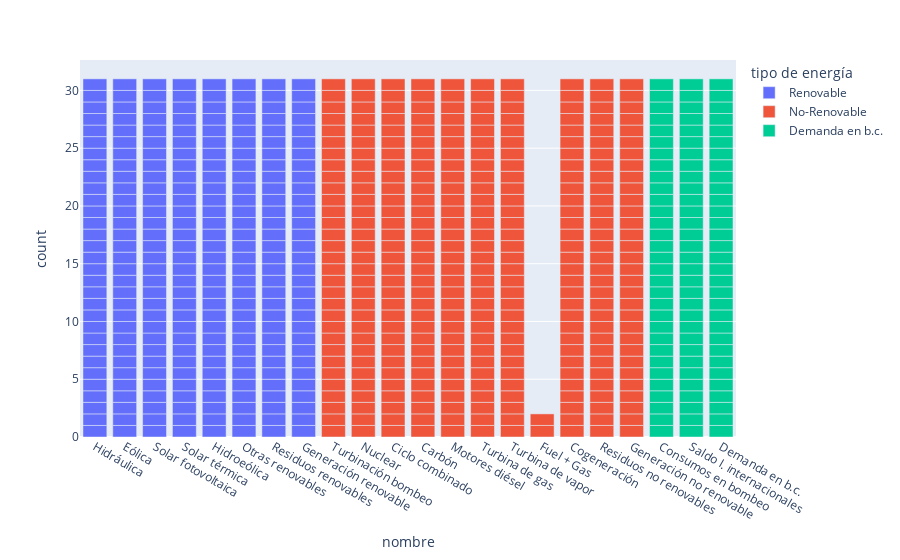

The notebook cell this image was saved under:
### Code cell
fig4 = px.bar(data_frame = df_balance,
       x          = 'nombre',
       color      = 'tipo de energía')

fig4.show()

### Figure 1 — Plotly figure (JSON) as saved in the notebook; plotly's stock layout.template omitted (floating-point values rounded to 4 significant figures; data arrays with more than 128 entries replaced by an {"elided": "..."} marker saying what was removed)
{"data": [{"alignmentgroup": "True", "hovertemplate": "tipo de energía=Renovable<br>nombre=%{x}<br>count=%{y}<extra></extra>", "legendgroup": "Renovable", "marker": {"color": "#636efa", "pattern": {"shape": ""}}, "name": "Renovable", "offsetgroup": "Renovable", "orientation": "v", "showlegend": true, "textposition": "auto", "type": "bar", "x": {"elided": "248 str values"}, "xaxis": "x", "y": {"elided": "248 int values"}, "yaxis": "y"}, {"alignmentgroup": "True", "hovertemplate": "tipo de energía=No-Renovable<br>nombre=%{x}<br>count=%{y}<extra></extra>", "legendgroup": "No-Renovable", "marker": {"color": "#EF553B", "pattern": {"shape": ""}}, "name": "No-Renovable", "offsetgroup": "No-Renovable", "orientation": "v", "showlegend": true, "textposition": "auto", "type": "bar", "x": {"elided": "312 str values"}, "xaxis": "x", "y": {"elided": "312 int values"}, "yaxis": "y"}, {"alignmentgroup": "True", "hovertemplate": "tipo de energía=Demanda en b.c.<br>nombre=%{x}<br>count=%{y}<extra></extra>", "legendgroup": "Demanda en b.c.", "marker": {"color": "#00cc96", "pattern": {"shape": ""}}, "name": "Demanda en b.c.", "offsetgroup": "Demanda en b.c.", "orientation": "v", "showlegend": true, "textposition": "auto", "type": "bar", "x": ["Consumos en bombeo", "Consumos en bombeo", "Consumos en bombeo", "Consumos en bombeo", "Consumos en bombeo", "Consumos en bombeo", "Consumos en bombeo", "Consumos en bombeo", "Consumos en bombeo", "Consumos en bombeo", "Consumos en bombeo", "Consumos en bombeo", "Consumos en bombeo", "Consumos en bombeo", "Consumos en bombeo", "Consumos en bombeo", "Consumos en bombeo", "Consumos en bombeo", "Consumos en bombeo", "Consumos en bombeo", "Consumos en bombeo", "Consumos en bombeo", "Consumos en bombeo", "Consumos en bombeo", "Consumos en bombeo", "Consumos en bombeo", "Consumos en bombeo", "Consumos en bombeo", "Consumos en bombeo", "Consumos en bombeo", "Consumos en bombeo", "Saldo I. internacionales", "Saldo I. internacionales", "Saldo I. internacionales", "Saldo I. internacionales", "Saldo I. internacionales", "Saldo I. internacionales", "Saldo I. internacionales", "Saldo I. internacionales", "Saldo I. internacionales", "Saldo I. internacionales", "Saldo I. internacionales", "Saldo I. internacionales", "Saldo I. internacionales", "Saldo I. internacionales", "Saldo I. internacionales", "Saldo I. internacionales", "Saldo I. internacionales", "Saldo I. internacionales", "Saldo I. internacionales", "Saldo I. internacionales", "Saldo I. internacionales", "Saldo I. internacionales", "Saldo I. internacionales", "Saldo I. internacionales", "Saldo I. internacionales", "Saldo I. internacionales", "Saldo I. internacionales", "Saldo I. internacionales", "Saldo I. internacionales", "Saldo I. internacionales", "Saldo I. internacionales", "Demanda en b.c.", "Demanda en b.c.", "Demanda en b.c.", "Demanda en b.c.", "Demanda en b.c.", "Demanda en b.c.", "Demanda en b.c.", "Demanda en b.c.", "Demanda en b.c.", "Demanda en b.c.", "Demanda en b.c.", "Demanda en b.c.", "Demanda en b.c.", "Demanda en b.c.", "Demanda en b.c.", "Demanda en b.c.", "Demanda en b.c.", "Demanda en b.c.", "Demanda en b.c.", "Demanda en b.c.", "Demanda en b.c.", "Demanda en b.c.", "Demanda en b.c.", "Demanda en b.c.", "Demanda en b.c.", "Demanda en b.c.", "Demanda en b.c.", "Demanda en b.c.", "Demanda en b.c.", "Demanda en b.c.", "Demanda en b.c."], "xaxis": "x", "y": [1, 1, 1, 1, 1, 1, 1, 1, 1, 1, 1, 1, 1, 1, 1, 1, 1, 1, 1, 1, 1, 1, 1, 1, 1, 1, 1, 1, 1, 1, 1, 1, 1, 1, 1, 1, 1, 1, 1, 1, 1, 1, 1, 1, 1, 1, 1, 1, 1, 1, 1, 1, 1, 1, 1, 1, 1, 1, 1, 1, 1, 1, 1, 1, 1, 1, 1, 1, 1, 1, 1, 1, 1, 1, 1, 1, 1, 1, 1, 1, 1, 1, 1, 1, 1, 1, 1, 1, 1, 1, 1, 1, 1], "yaxis": "y"}], "layout": {"barmode": "relative", "legend": {"title": {"text": "tipo de energía"}, "tracegroupgap": 0}, "margin": {"t": 60}, "xaxis": {"anchor": "y", "domain": [0, 1], "title": {"text": "nombre"}}, "yaxis": {"anchor": "x", "domain": [0, 1], "title": {"text": "count"}}}}
